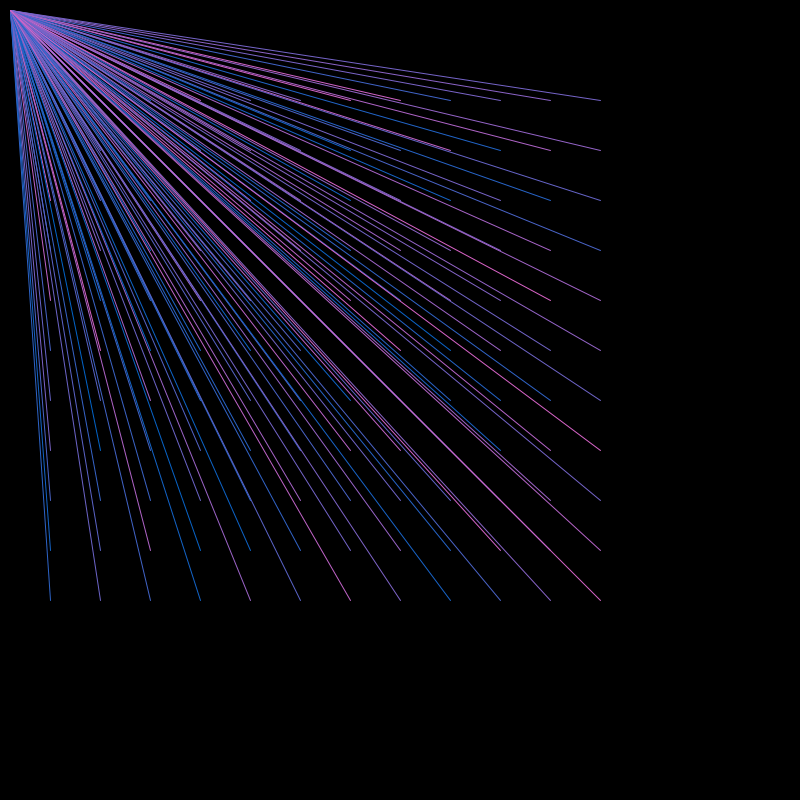
Frame 1 (no input)
Frame 60 (the mouse pressed at the canvas centre just before this capture): identical to frame 1, image omitted
Frame 120 (the mouse held since frame 60 and released just before this capture): identical to frame 1, image omitted

The Processing sketch that drew this single still picture (run headless with seeded random() and noise(); from frame 60 on, the mouse is pressed at the canvas centre):

// Processing sketch: processing_137520
// ── processing_137520.pde

int a = 50;


void setup() {
  size(800, 800);
  background(0);
}

void draw () {
  while (a <= 600 ) {
    int b = 100;
    while (b <= 600 ) {
      stroke(random(0, 225), 100, 200);
      line (a, b, 10, 10);
      b = b+ 50;
    }
    a = a + 50;

    if ( a <= 300 && a >= 500) {
      a = 700;
    }
  }
}
